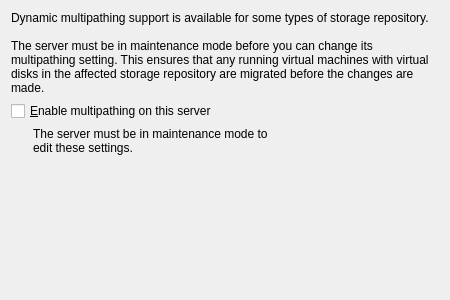
<?xml version="1.0" encoding="UTF-8"?>
<ui version="4.0">
 <class>HostMultipathPage</class>
 <widget class="QWidget" name="HostMultipathPage">
  <property name="geometry">
   <rect>
    <x>0</x>
    <y>0</y>
    <width>450</width>
    <height>300</height>
   </rect>
  </property>
  <property name="windowTitle">
   <string>Multipathing</string>
  </property>
  <layout class="QVBoxLayout" name="verticalLayout">
   <item>
    <widget class="QLabel" name="labelDescription">
     <property name="text">
      <string>Dynamic multipathing support is available for some types of storage repository.

The server must be in maintenance mode before you can change its multipathing setting. This ensures that any running virtual machines with virtual disks in the affected storage repository are migrated before the changes are made.</string>
     </property>
     <property name="wordWrap">
      <bool>true</bool>
     </property>
    </widget>
   </item>
   <item>
    <widget class="QCheckBox" name="multipathCheckBox">
     <property name="text">
      <string>&amp;Enable multipathing on this server</string>
     </property>
    </widget>
   </item>
   <item>
    <layout class="QHBoxLayout" name="horizontalLayoutWarning">
     <item>
      <widget class="QLabel" name="maintenanceWarningImage">
       <property name="sizePolicy">
        <sizepolicy hsizetype="Fixed" vsizetype="Fixed">
         <horstretch>0</horstretch>
         <verstretch>0</verstretch>
        </sizepolicy>
       </property>
       <property name="minimumSize">
        <size>
         <width>16</width>
         <height>16</height>
        </size>
       </property>
       <property name="maximumSize">
        <size>
         <width>16</width>
         <height>16</height>
        </size>
       </property>
       <property name="text">
        <string/>
       </property>
       <property name="pixmap">
        <pixmap resource="../../resources.qrc">:/icons/info.png</pixmap>
       </property>
       <property name="scaledContents">
        <bool>true</bool>
       </property>
      </widget>
     </item>
     <item>
      <widget class="QLabel" name="maintenanceWarningLabel">
       <property name="text">
        <string>The server must be in maintenance mode to edit these settings.</string>
       </property>
       <property name="wordWrap">
        <bool>true</bool>
       </property>
      </widget>
     </item>
     <item>
      <spacer name="horizontalSpacer">
       <property name="orientation">
        <enum>Qt::Horizontal</enum>
       </property>
       <property name="sizeHint" stdset="0">
        <size>
         <width>40</width>
         <height>20</height>
        </size>
       </property>
      </spacer>
     </item>
    </layout>
   </item>
   <item>
    <spacer name="verticalSpacer">
     <property name="orientation">
      <enum>Qt::Vertical</enum>
     </property>
     <property name="sizeHint" stdset="0">
      <size>
       <width>20</width>
       <height>40</height>
      </size>
     </property>
    </spacer>
   </item>
  </layout>
 </widget>
 <resources>
  <include location="../../resources.qrc"/>
 </resources>
 <connections/>
</ui>
